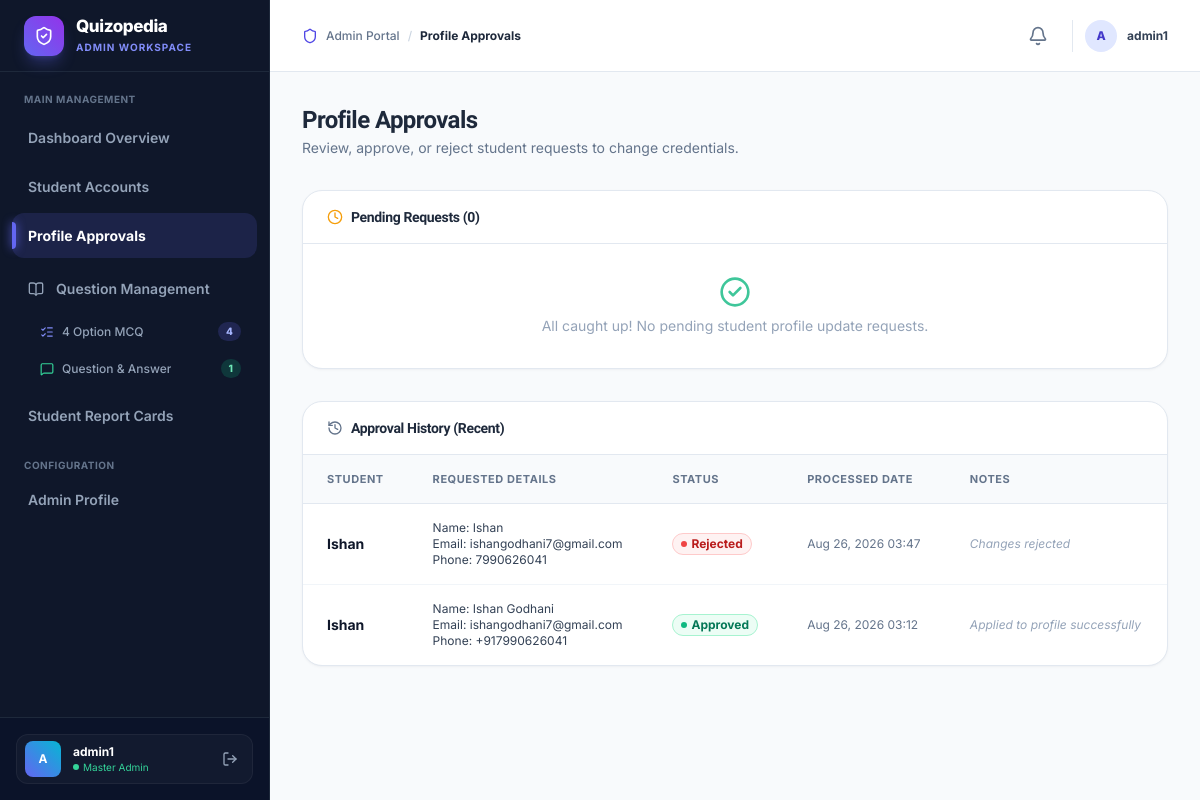
Before: /admin-dashboard/approvals/ (signed in) with the older database file.
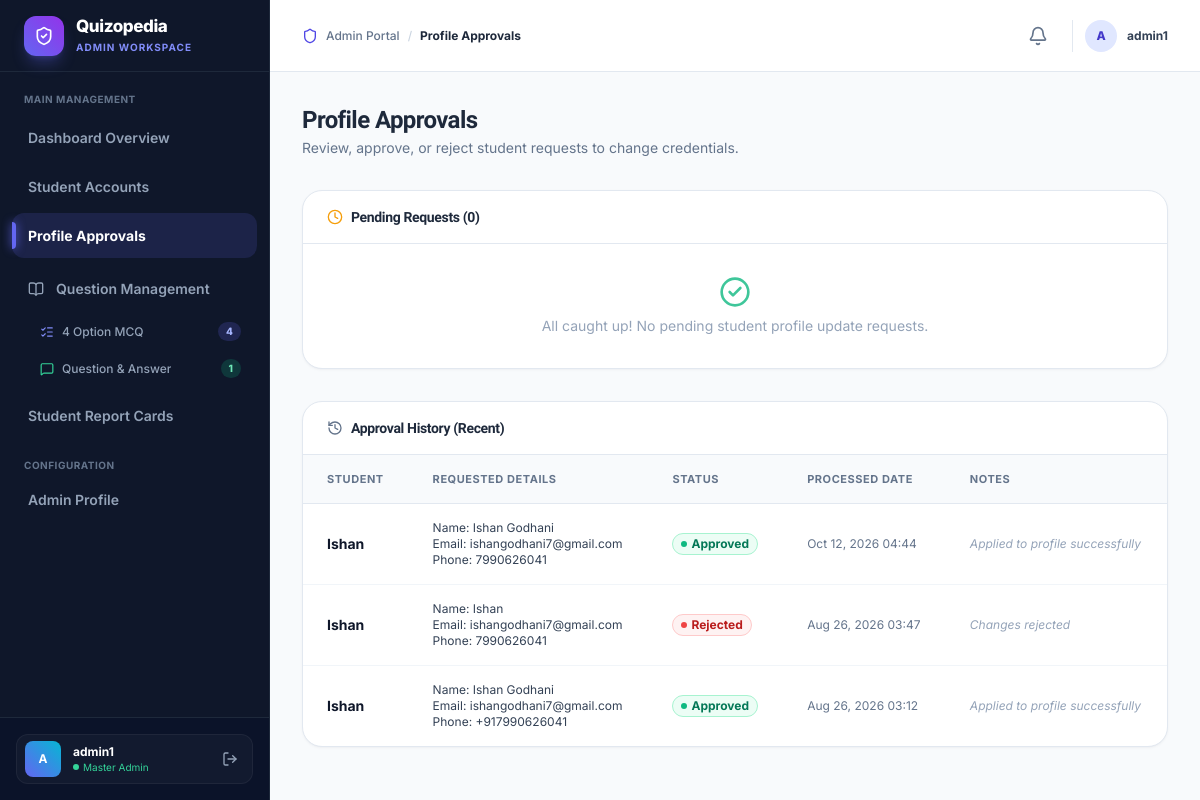
After: the same page with the newer database file.
### user/models.py (models this page shows, shortened)
class ProfileUpdateRequest(models.Model):
    STATUS_CHOICES = [
        ('pending', 'Pending Approval'),
        ('approved', 'Approved'),
        ('rejected', 'Rejected'),
    ]
    student = models.ForeignKey(Student, on_delete=models.CASCADE, related_name='profile_updates')
    name = models.CharField(max_length=150)
    email = models.EmailField()
    phone = models.CharField(max_length=15)
    status = models.CharField(max_length=20, choices=STATUS_CHOICES, default='pending')
    rejection_reason = models.TextField(blank=True, null=True)
    created_at = models.DateTimeField(auto_now_add=True)
    updated_at = models.DateTimeField(auto_now=True)

class Student(models.Model):
    user = models.OneToOneField(User, on_delete=models.CASCADE, related_name='student')
    phone = models.CharField(max_length=15)
    @property
    def name(self):
        return self.user.first_name if self.user else ""
    @property
    def email(self):
        return self.user.email if self.user else ""

### adminpanel/views.py (the view, shortened to what this page needs)
# urls.py: path('admin-dashboard/approvals/', views.profile_approvals, name='admin_profile_approvals'),
@admin_required
def profile_approvals(request):
    errors = []
    success_msg = None
    pending_requests = ProfileUpdateRequest.objects.filter(status='pending').order_by('-created_at')
    past_requests = ProfileUpdateRequest.objects.exclude(status='pending').order_by('-updated_at')[:15]
    return render(request, 'adminpanel/approvals.html', {
        'pending_requests': pending_requests,
        'past_requests': past_requests,
        'errors': errors,
        'success': success_msg
    })

### adminpanel/context_processors.py (called while the page is built)
def pending_approvals_count(request):
    if request.user.is_authenticated and (request.user.is_staff or request.user.is_superuser):
        count = ProfileUpdateRequest.objects.filter(status='pending').count()
        mcq_count = Subject.objects.filter(questions__question_type='mcq').distinct().count()
        qna_count = Subject.objects.filter(questions__question_type='qna').distinct().count()
        return {
            'pending_approvals_count': count,
            'sidebar_mcq_count': mcq_count,
            'sidebar_qna_count': qna_count,
        }
    return {
        'pending_approvals_count': 0,
        'sidebar_mcq_count': 0,
        'sidebar_qna_count': 0,
    }

### adminpanel/templates/adminpanel/approvals.html (shortened to what the changed rows need)
{% extends 'adminpanel/base.html' %}
{% block content %}
<div class="mb-8">
  <h1 class="text-2xl font-extrabold text-slate-800 tracking-tight">Profile Approvals</h1>
</div>
<div class="space-y-8">
  <div class="glass-card overflow-hidden">
    <div class="px-6 py-4 border-b border-slate-200 flex items-center justify-between">
      <div class="flex items-center gap-2">
        <h2 class="text-sm font-bold text-slate-800">Pending Requests ({{ pending_requests|length }})</h2>
      </div>
    </div>
  </div>
  <div class="glass-card overflow-hidden">
    <div class="px-6 py-4 border-b border-slate-200 flex items-center justify-between">
      <div class="flex items-center gap-2">
        <h2 class="text-sm font-bold text-slate-800">Approval History (Recent)</h2>
      </div>
    </div>
    {% if past_requests %}
    <div class="overflow-x-auto">
      <table class="w-full text-left text-sm border-collapse min-w-[700px]">
        <thead>
          <tr class="border-b border-slate-200 bg-slate-50 text-slate-500 font-bold uppercase tracking-wider text-[11px]">
            <th class="px-6 py-3.5">Student</th>
            <th class="px-6 py-3.5">Requested Details</th>
            <th class="px-6 py-3.5">Status</th>
            <th class="px-6 py-3.5">Processed Date</th>
            <th class="px-6 py-3.5">Notes</th>
          </tr>
        </thead>
        <tbody class="divide-y divide-slate-100 text-slate-700">
          {% for req in past_requests %}
          <tr class="hover:bg-slate-50 transition">
            <td class="px-6 py-4 font-bold text-slate-900">{{ req.student.user.username }}</td>
            <td class="px-6 py-4 text-xs">
              <span class="block">Name: {{ req.name }}</span>
              <span class="block">Email: {{ req.email }}</span>
              <span class="block">Phone: {{ req.phone }}</span>
            </td>
            <td class="px-6 py-4 text-xs font-bold">
              {% if req.status == 'approved' %}
              <span class="inline-flex items-center gap-1 text-emerald-700 px-2 py-0.5 rounded-full bg-emerald-50 border border-emerald-200">
                <span class="w-1.5 h-1.5 rounded-full bg-emerald-500"></span> Approved
              </span>
              {% else %}
              <span class="inline-flex items-center gap-1 text-red-700 px-2 py-0.5 rounded-full bg-red-50 border border-red-200">
                <span class="w-1.5 h-1.5 rounded-full bg-red-500"></span> Rejected
              </span>
              {% endif %}
            </td>
            <td class="px-6 py-4 text-xs text-slate-500">{{ req.updated_at|date:"M d, Y H:i" }}</td>
            <td class="px-6 py-4 text-xs italic text-slate-400">
              {% if req.status == 'rejected' %}
              {{ req.rejection_reason|default:'Changes rejected' }}
              {% elif req.status == 'approved' %}
              Applied to profile successfully
              {% else %}
              --
              {% endif %}
            </td>
          </tr>
          {% endfor %}
        </tbody>
      </table>
    </div>
    {% else %}
    <p class="text-xs text-slate-400 text-center py-6">No historical records found.</p>
    {% endif %}
  </div>
</div>
{% endblock %}

Changed rows visible on the page:
added ProfileUpdateRequest: student.user.username "Ishan", name "Ishan Godhani", email "ishangodhani7@gmail.com", phone "7990626041", status "approved" (drawn), updated_at "Oct 12, 2026 04:44"
